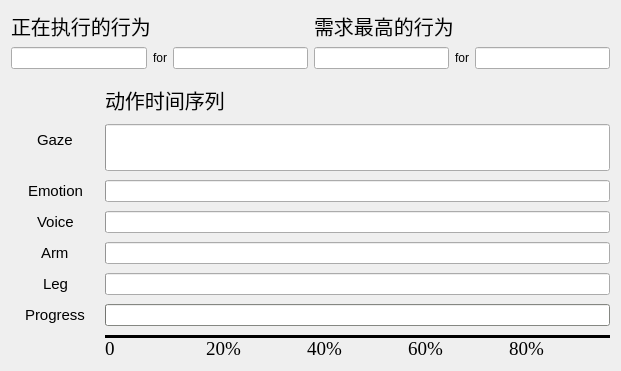
   <widget class="QWidget" name="verticalLayoutWidget">
    <property name="geometry">
     <rect>
      <x>1300</x>
      <y>450</y>
      <width>621</width>
      <height>371</height>
     </rect>
    </property>
    <layout class="QVBoxLayout" name="verticalLayout_2">
     <item>
      <layout class="QHBoxLayout" name="horizontalLayout_3">
       <item>
        <layout class="QVBoxLayout" name="verticalLayout_5">
         <item>
          <widget class="QLabel" name="label_26">
           <property name="font">
            <font>
             <family>Ubuntu</family>
             <pointsize>15</pointsize>
             <weight>50</weight>
             <bold>false</bold>
             <underline>false</underline>
            </font>
           </property>
           <property name="text">
            <string>正在执行的行为</string>
           </property>
          </widget>
         </item>
         <item>
          <layout class="QHBoxLayout" name="horizontalLayout">
           <item>
            <widget class="QLineEdit" name="lineEdit_executing_behavior_type">
             <property name="palette">
              <palette>
               <active>
                <colorrole role="WindowText">
                 <brush brushstyle="SolidPattern">
                  <color alpha="255">
                   <red>0</red>
                   <green>0</green>
                   <blue>0</blue>
                  </color>
                 </brush>
                </colorrole>
                <colorrole role="Text">
                 <brush brushstyle="SolidPattern">
                  <color alpha="255">
                   <red>46</red>
                   <green>52</green>
                   <blue>54</blue>
                  </color>
                 </brush>
                </colorrole>
               </active>
               <inactive>
                <colorrole role="WindowText">
                 <brush brushstyle="SolidPattern">
                  <color alpha="255">
                   <red>0</red>
                   <green>0</green>
                   <blue>0</blue>
                  </color>
                 </brush>
                </colorrole>
                <colorrole role="Text">
                 <brush brushstyle="SolidPattern">
                  <color alpha="255">
                   <red>46</red>
                   <green>52</green>
                   <blue>54</blue>
                  </color>
                 </brush>
                </colorrole>
               </inactive>
               <disabled>
                <colorrole role="WindowText">
                 <brush brushstyle="SolidPattern">
                  <color alpha="255">
                   <red>190</red>
                   <green>190</green>
                   <blue>190</blue>
                  </color>
                 </brush>
                </colorrole>
                <colorrole role="Text">
                 <brush brushstyle="SolidPattern">
                  <color alpha="255">
                   <red>190</red>
                   <green>190</green>
                   <blue>190</blue>
                  </color>
                 </brush>
                </colorrole>
               </disabled>
              </palette>
             </property>
             <property name="text">
              <string/>
             </property>
            </widget>
           </item>
           <item>
            <widget class="QLabel" name="label_20">
             <property name="text">
              <string>for</string>
             </property>
             <property name="alignment">
              <set>Qt::AlignCenter</set>
             </property>
            </widget>
           </item>
           <item>
            <widget class="QLineEdit" name="lineEdit_executing_behavior_person">
             <property name="text">
              <string/>
             </property>
            </widget>
           </item>
          </layout>
         </item>
        </layout>
       </item>
       <item>
        <layout class="QVBoxLayout" name="verticalLayout_6">
         <item>
          <widget class="QLabel" name="label_71">
           <property name="font">
            <font>
             <family>Ubuntu</family>
             <pointsize>15</pointsize>
             <weight>50</weight>
             <bold>false</bold>
             <underline>false</underline>
            </font>
           </property>
           <property name="text">
            <string>需求最高的行为</string>
           </property>
          </widget>
         </item>
         <item>
          <layout class="QHBoxLayout" name="horizontalLayout_2">
           <item>
            <widget class="QLineEdit" name="lineEdit_head_behavior_type">
             <property name="text">
              <string/>
             </property>
            </widget>
           </item>
           <item>
            <widget class="QLabel" name="label_78">
             <property name="text">
              <string>for</string>
             </property>
             <property name="alignment">
              <set>Qt::AlignCenter</set>
             </property>
            </widget>
           </item>
           <item>
            <widget class="QLineEdit" name="lineEdit_head_behavior_person">
             <property name="text">
              <string/>
             </property>
            </widget>
           </item>
          </layout>
         </item>
        </layout>
       </item>
      </layout>
     </item>
     <item>
      <layout class="QFormLayout" name="formLayout">
       <property name="labelAlignment">
        <set>Qt::AlignCenter</set>
       </property>
       <property name="formAlignment">
        <set>Qt::AlignCenter</set>
       </property>
       <property name="horizontalSpacing">
        <number>20</number>
       </property>
       <property name="verticalSpacing">
        <number>9</number>
       </property>
       <property name="leftMargin">
        <number>14</number>
       </property>
       <property name="topMargin">
        <number>10</number>
       </property>
       <item row="1" column="0">
        <widget class="QLabel" name="label">
         <property name="font">
          <font>
           <family>Ubuntu</family>
           <pointsize>11</pointsize>
          </font>
         </property>
         <property name="text">
          <string>Gaze</string>
         </property>
        </widget>
       </item>
       <item row="1" column="1">
        <widget class="QProgressBar" name="progressBar_behavior_gaze">
         <property name="sizePolicy">
          <sizepolicy hsizetype="Expanding" vsizetype="Expanding">
           <horstretch>0</horstretch>
           <verstretch>0</verstretch>
          </sizepolicy>
         </property>
         <property name="contextMenuPolicy">
          <enum>Qt::DefaultContextMenu</enum>
         </property>
         <property name="styleSheet">
          <string notr="true"/>
         </property>
         <property name="value">
          <number>0</number>
         </property>
         <property name="textVisible">
          <bool>false</bool>
         </property>
         <property name="orientation">
          <enum>Qt::Horizontal</enum>
         </property>
         <property name="invertedAppearance">
          <bool>false</bool>
         </property>
         <property name="format">
          <string/>
         </property>
        </widget>
       </item>
       <item row="2" column="0">
        <widget class="QLabel" name="label_2">
         <property name="font">
          <font>
           <family>Ubuntu</family>
           <pointsize>11</pointsize>
          </font>
         </property>
         <property name="text">
          <string>Emotion</string>
         </property>
        </widget>
       </item>
       <item row="2" column="1">
        <widget class="QProgressBar" name="progressBar_behavior_screen">
         <property name="value">
          <number>0</number>
         </property>
         <property name="textVisible">
          <bool>false</bool>
         </property>
         <property name="format">
          <string/>
         </property>
        </widget>
       </item>
       <item row="3" column="0">
        <widget class="QLabel" name="label_3">
         <property name="font">
          <font>
           <family>Ubuntu</family>
           <pointsize>11</pointsize>
          </font>
         </property>
         <property name="text">
          <string>Voice</string>
         </property>
        </widget>
       </item>
       <item row="3" column="1">
        <widget class="QProgressBar" name="progressBar_behavior_sounder">
         <property name="value">
          <number>0</number>
         </property>
         <property name="textVisible">
          <bool>false</bool>
         </property>
         <property name="format">
          <string/>
         </property>
        </widget>
       </item>
       <item row="4" column="0">
        <widget class="QLabel" name="label_4">
         <property name="font">
          <font>
           <family>Ubuntu</family>
           <pointsize>11</pointsize>
          </font>
         </property>
         <property name="text">
          <string>Arm</string>
         </property>
        </widget>
       </item>
       <item row="4" column="1">
        <widget class="QProgressBar" name="progressBar_behavior_arm">
         <property name="value">
          <number>0</number>
         </property>
         <property name="textVisible">
          <bool>false</bool>
         </property>
         <property name="format">
          <string/>
         </property>
        </widget>
       </item>
       <item row="5" column="0">
        <widget class="QLabel" name="label_23">
         <property name="font">
          <font>
           <family>Ubuntu</family>
           <pointsize>11</pointsize>
          </font>
         </property>
         <property name="text">
          <string>Leg</string>
         </property>
        </widget>
       </item>
       <item row="5" column="1">
        <widget class="QProgressBar" name="progressBar_behavior_leg">
         <property name="value">
          <number>0</number>
         </property>
         <property name="textVisible">
          <bool>false</bool>
         </property>
         <property name="format">
          <string/>
         </property>
        </widget>
       </item>
       <item row="6" column="0">
        <widget class="QLabel" name="label_38">
         <property name="font">
          <font>
           <family>Ubuntu</family>
           <pointsize>11</pointsize>
          </font>
         </property>
         <property name="text">
          <string>Progress</string>
         </property>
        </widget>
       </item>
       <item row="6" column="1">
        <widget class="QProgressBar" name="progressBar_behavior_progress">
         <property name="palette">
          <palette>
           <active>
            <colorrole role="WindowText">
             <brush brushstyle="SolidPattern">
              <color alpha="255">
               <red>0</red>
               <green>0</green>
               <blue>0</blue>
              </color>
             </brush>
            </colorrole>
            <colorrole role="Button">
             <brush brushstyle="SolidPattern">
              <color alpha="255">
               <red>186</red>
               <green>189</green>
               <blue>182</blue>
              </color>
             </brush>
            </colorrole>
            <colorrole role="Light">
             <brush brushstyle="SolidPattern">
              <color alpha="255">
               <red>255</red>
               <green>255</green>
               <blue>255</blue>
              </color>
             </brush>
            </colorrole>
            <colorrole role="Midlight">
             <brush brushstyle="SolidPattern">
              <color alpha="255">
               <red>220</red>
               <green>222</green>
               <blue>218</blue>
              </color>
             </brush>
            </colorrole>
            <colorrole role="Dark">
             <brush brushstyle="SolidPattern">
              <color alpha="255">
               <red>93</red>
               <green>94</green>
               <blue>91</blue>
              </color>
             </brush>
            </colorrole>
            <colorrole role="Mid">
             <brush brushstyle="SolidPattern">
              <color alpha="255">
               <red>124</red>
               <green>126</green>
               <blue>121</blue>
              </color>
             </brush>
            </colorrole>
            <colorrole role="Text">
             <brush brushstyle="SolidPattern">
              <color alpha="255">
               <red>0</red>
               <green>0</green>
               <blue>0</blue>
              </color>
             </brush>
            </colorrole>
            <colorrole role="BrightText">
             <brush brushstyle="SolidPattern">
              <color alpha="255">
               <red>255</red>
               <green>255</green>
               <blue>255</blue>
              </color>
             </brush>
            </colorrole>
            <colorrole role="ButtonText">
             <brush brushstyle="SolidPattern">
              <color alpha="255">
               <red>0</red>
               <green>0</green>
               <blue>0</blue>
              </color>
             </brush>
            </colorrole>
            <colorrole role="Base">
             <brush brushstyle="SolidPattern">
              <color alpha="255">
               <red>255</red>
               <green>255</green>
               <blue>255</blue>
              </color>
             </brush>
            </colorrole>
            <colorrole role="Window">
             <brush brushstyle="SolidPattern">
              <color alpha="255">
               <red>186</red>
               <green>189</green>
               <blue>182</blue>
              </color>
             </brush>
            </colorrole>
            <colorrole role="Shadow">
             <brush brushstyle="SolidPattern">
              <color alpha="255">
               <red>0</red>
               <green>0</green>
               <blue>0</blue>
              </color>
             </brush>
            </colorrole>
            <colorrole role="AlternateBase">
             <brush brushstyle="SolidPattern">
              <color alpha="255">
               <red>220</red>
               <green>222</green>
               <blue>218</blue>
              </color>
             </brush>
            </colorrole>
            <colorrole role="ToolTipBase">
             <brush brushstyle="SolidPattern">
              <color alpha="255">
               <red>255</red>
               <green>255</green>
               <blue>220</blue>
              </color>
             </brush>
            </colorrole>
            <colorrole role="ToolTipText">
             <brush brushstyle="SolidPattern">
              <color alpha="255">
               <red>0</red>
               <green>0</green>
               <blue>0</blue>
              </color>
             </brush>
            </colorrole>
           </active>
           <inactive>
            <colorrole role="WindowText">
             <brush brushstyle="SolidPattern">
              <color alpha="255">
               <red>0</red>
               <green>0</green>
               <blue>0</blue>
              </color>
             </brush>
            </colorrole>
            <colorrole role="Button">
             <brush brushstyle="SolidPattern">
              <color alpha="255">
               <red>186</red>
               <green>189</green>
               <blue>182</blue>
              </color>
             </brush>
            </colorrole>
            <colorrole role="Light">
             <brush brushstyle="SolidPattern">
              <color alpha="255">
               <red>255</red>
               <green>255</green>
               <blue>255</blue>
              </color>
             </brush>
            </colorrole>
            <colorrole role="Midlight">
             <brush brushstyle="SolidPattern">
              <color alpha="255">
               <red>220</red>
               <green>222</green>
               <blue>218</blue>
              </color>
             </brush>
            </colorrole>
            <colorrole role="Dark">
             <brush brushstyle="SolidPattern">
              <color alpha="255">
               <red>93</red>
               <green>94</green>
               <blue>91</blue>
              </color>
             </brush>
            </colorrole>
            <colorrole role="Mid">
             <brush brushstyle="SolidPattern">
              <color alpha="255">
               <red>124</red>
               <green>126</green>
               <blue>121</blue>
              </color>
             </brush>
            </colorrole>
            <colorrole role="Text">
             <brush brushstyle="SolidPattern">
              <color alpha="255">
               <red>0</red>
               <green>0</green>
               <blue>0</blue>
              </color>
             </brush>
            </colorrole>
            <colorrole role="BrightText">
             <brush brushstyle="SolidPattern">
              <color alpha="255">
               <red>255</red>
               <green>255</green>
               <blue>255</blue>
              </color>
             </brush>
            </colorrole>
            <colorrole role="ButtonText">
             <brush brushstyle="SolidPattern">
              <color alpha="255">
               <red>0</red>
               <green>0</green>
               <blue>0</blue>
              </color>
             </brush>
            </colorrole>
            <colorrole role="Base">
             <brush brushstyle="SolidPattern">
              <color alpha="255">
               <red>255</red>
               <green>255</green>
               <blue>255</blue>
              </color>
             </brush>
            </colorrole>
            <colorrole role="Window">
             <brush brushstyle="SolidPattern">
              <color alpha="255">
               <red>186</red>
               <green>189</green>
               <blue>182</blue>
              </color>
             </brush>
            </colorrole>
            <colorrole role="Shadow">
             <brush brushstyle="SolidPattern">
              <color alpha="255">
               <red>0</red>
               <green>0</green>
               <blue>0</blue>
              </color>
             </brush>
            </colorrole>
            <colorrole role="AlternateBase">
             <brush brushstyle="SolidPattern">
              <color alpha="255">
               <red>220</red>
               <green>222</green>
               <blue>218</blue>
              </color>
             </brush>
            </colorrole>
            <colorrole role="ToolTipBase">
             <brush brushstyle="SolidPattern">
              <color alpha="255">
               <red>255</red>
               <green>255</green>
               <blue>220</blue>
              </color>
             </brush>
            </colorrole>
            <colorrole role="ToolTipText">
             <brush brushstyle="SolidPattern">
              <color alpha="255">
               <red>0</red>
               <green>0</green>
               <blue>0</blue>
              </color>
             </brush>
            </colorrole>
           </inactive>
           <disabled>
            <colorrole role="WindowText">
             <brush brushstyle="SolidPattern">
              <color alpha="255">
               <red>93</red>
               <green>94</green>
               <blue>91</blue>
              </color>
             </brush>
            </colorrole>
            <colorrole role="Button">
             <brush brushstyle="SolidPattern">
              <color alpha="255">
               <red>186</red>
               <green>189</green>
               <blue>182</blue>
              </color>
             </brush>
            </colorrole>
            <colorrole role="Light">
             <brush brushstyle="SolidPattern">
              <color alpha="255">
               <red>255</red>
               <green>255</green>
               <blue>255</blue>
              </color>
             </brush>
            </colorrole>
            <colorrole role="Midlight">
             <brush brushstyle="SolidPattern">
              <color alpha="255">
               <red>220</red>
               <green>222</green>
               <blue>218</blue>
              </color>
             </brush>
            </colorrole>
            <colorrole role="Dark">
             <brush brushstyle="SolidPattern">
              <color alpha="255">
               <red>93</red>
               <green>94</green>
               <blue>91</blue>
              </color>
             </brush>
            </colorrole>
            <colorrole role="Mid">
             <brush brushstyle="SolidPattern">
              <color alpha="255">
               <red>124</red>
               <green>126</green>
               <blue>121</blue>
              </color>
             </brush>
            </colorrole>
            <colorrole role="Text">
             <brush brushstyle="SolidPattern">
              <color alpha="255">
               <red>93</red>
               <green>94</green>
               <blue>91</blue>
              </color>
             </brush>
            </colorrole>
            <colorrole role="BrightText">
             <brush brushstyle="SolidPattern">
              <color alpha="255">
               <red>255</red>
               <green>255</green>
               <blue>255</blue>
              </color>
             </brush>
            </colorrole>
            <colorrole role="ButtonText">
             <brush brushstyle="SolidPattern">
              <color alpha="255">
               <red>93</red>
               <green>94</green>
               <blue>91</blue>
              </color>
             </brush>
            </colorrole>
            <colorrole role="Base">
             <brush brushstyle="SolidPattern">
              <color alpha="255">
               <red>186</red>
               <green>189</green>
               <blue>182</blue>
              </color>
             </brush>
            </colorrole>
            <colorrole role="Window">
             <brush brushstyle="SolidPattern">
              <color alpha="255">
               <red>186</red>
               <green>189</green>
               <blue>182</blue>
              </color>
             </brush>
            </colorrole>
            <colorrole role="Shadow">
             <brush brushstyle="SolidPattern">
              <color alpha="255">
               <red>0</red>
               <green>0</green>
               <blue>0</blue>
              </color>
             </brush>
            </colorrole>
            <colorrole role="AlternateBase">
             <brush brushstyle="SolidPattern">
              <color alpha="255">
               <red>186</red>
               <green>189</green>
               <blue>182</blue>
              </color>
             </brush>
            </colorrole>
            <colorrole role="ToolTipBase">
             <brush brushstyle="SolidPattern">
              <color alpha="255">
               <red>255</red>
               <green>255</green>
               <blue>220</blue>
              </color>
             </brush>
            </colorrole>
            <colorrole role="ToolTipText">
             <brush brushstyle="SolidPattern">
              <color alpha="255">
               <red>0</red>
               <green>0</green>
               <blue>0</blue>
              </color>
             </brush>
            </colorrole>
           </disabled>
          </palette>
         </property>
         <property name="value">
          <number>0</number>
         </property>
         <property name="textVisible">
          <bool>false</bool>
         </property>
         <property name="format">
          <string/>
         </property>
        </widget>
       </item>
       <item row="7" column="1">
        <layout class="QGridLayout" name="gridLayout_4">
         <item row="0" column="3">
          <widget class="Line" name="line_14">
           <property name="sizePolicy">
            <sizepolicy hsizetype="Minimum" vsizetype="Fixed">
             <horstretch>1</horstretch>
             <verstretch>0</verstretch>
            </sizepolicy>
           </property>
           <property name="font">
            <font>
             <weight>50</weight>
             <bold>false</bold>
            </font>
           </property>
           <property name="frameShadow">
            <enum>QFrame::Plain</enum>
           </property>
           <property name="lineWidth">
            <number>4</number>
           </property>
           <property name="orientation">
            <enum>Qt::Horizontal</enum>
           </property>
          </widget>
         </item>
         <item row="0" column="0">
          <widget class="Line" name="line_11">
           <property name="sizePolicy">
            <sizepolicy hsizetype="Minimum" vsizetype="Fixed">
             <horstretch>1</horstretch>
             <verstretch>0</verstretch>
            </sizepolicy>
           </property>
           <property name="font">
            <font>
             <weight>50</weight>
             <bold>false</bold>
            </font>
           </property>
           <property name="frameShadow">
            <enum>QFrame::Plain</enum>
           </property>
           <property name="lineWidth">
            <number>4</number>
           </property>
           <property name="orientation">
            <enum>Qt::Horizontal</enum>
           </property>
          </widget>
         </item>
         <item row="1" column="2">
          <widget class="QLabel" name="label_24">
           <property name="font">
            <font>
             <family>Times New Roman</family>
             <pointsize>14</pointsize>
            </font>
           </property>
           <property name="text">
            <string>40%</string>
           </property>
          </widget>
         </item>
         <item row="0" column="2">
          <widget class="Line" name="line_13">
           <property name="sizePolicy">
            <sizepolicy hsizetype="Minimum" vsizetype="Fixed">
             <horstretch>1</horstretch>
             <verstretch>0</verstretch>
            </sizepolicy>
           </property>
           <property name="font">
            <font>
             <weight>50</weight>
             <bold>false</bold>
            </font>
           </property>
           <property name="frameShadow">
            <enum>QFrame::Plain</enum>
           </property>
           <property name="lineWidth">
            <number>4</number>
           </property>
           <property name="orientation">
            <enum>Qt::Horizontal</enum>
           </property>
          </widget>
         </item>
         <item row="1" column="3">
          <widget class="QLabel" name="label_69">
           <property name="font">
            <font>
             <family>Times New Roman</family>
             <pointsize>14</pointsize>
            </font>
           </property>
           <property name="text">
            <string>60%</string>
           </property>
          </widget>
         </item>
         <item row="0" column="1">
          <widget class="Line" name="line_12">
           <property name="sizePolicy">
            <sizepolicy hsizetype="Minimum" vsizetype="Fixed">
             <horstretch>1</horstretch>
             <verstretch>0</verstretch>
            </sizepolicy>
           </property>
           <property name="font">
            <font>
             <weight>50</weight>
             <bold>false</bold>
            </font>
           </property>
           <property name="frameShadow">
            <enum>QFrame::Plain</enum>
           </property>
           <property name="lineWidth">
            <number>4</number>
           </property>
           <property name="orientation">
            <enum>Qt::Horizontal</enum>
           </property>
          </widget>
         </item>
         <item row="0" column="4">
          <widget class="Line" name="line_15">
           <property name="sizePolicy">
            <sizepolicy hsizetype="Minimum" vsizetype="Fixed">
             <horstretch>1</horstretch>
             <verstretch>0</verstretch>
            </sizepolicy>
           </property>
           <property name="font">
            <font>
             <weight>50</weight>
             <bold>false</bold>
            </font>
           </property>
           <property name="frameShadow">
            <enum>QFrame::Plain</enum>
           </property>
           <property name="lineWidth">
            <number>4</number>
           </property>
           <property name="orientation">
            <enum>Qt::Horizontal</enum>
           </property>
          </widget>
         </item>
         <item row="1" column="4">
          <widget class="QLabel" name="label_70">
           <property name="font">
            <font>
             <family>Times New Roman</family>
             <pointsize>14</pointsize>
            </font>
           </property>
           <property name="text">
            <string>80%</string>
           </property>
          </widget>
         </item>
         <item row="1" column="0">
          <widget class="QLabel" name="label_16">
           <property name="font">
            <font>
             <family>Times New Roman</family>
             <pointsize>14</pointsize>
            </font>
           </property>
           <property name="text">
            <string>0</string>
           </property>
          </widget>
         </item>
         <item row="1" column="1">
          <widget class="QLabel" name="label_19">
           <property name="font">
            <font>
             <family>Times New Roman</family>
             <pointsize>14</pointsize>
            </font>
           </property>
           <property name="text">
            <string>20%</string>
           </property>
          </widget>
         </item>
        </layout>
       </item>
       <item row="0" column="1">
        <widget class="QLabel" name="label_46">
         <property name="font">
          <font>
           <pointsize>15</pointsize>
          </font>
         </property>
         <property name="text">
          <string>动作时间序列</string>
         </property>
        </widget>
       </item>
      </layout>
     </item>
    </layout>
   </widget>
